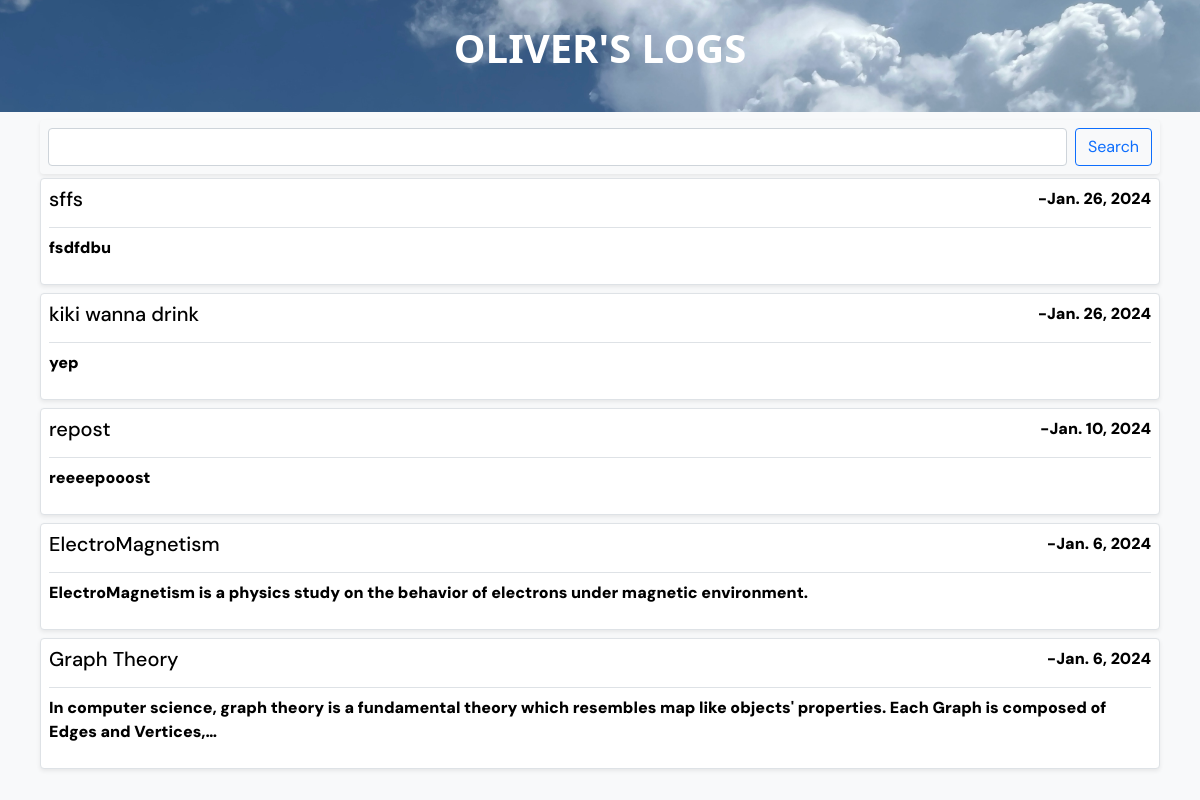
The app's page /, older data.
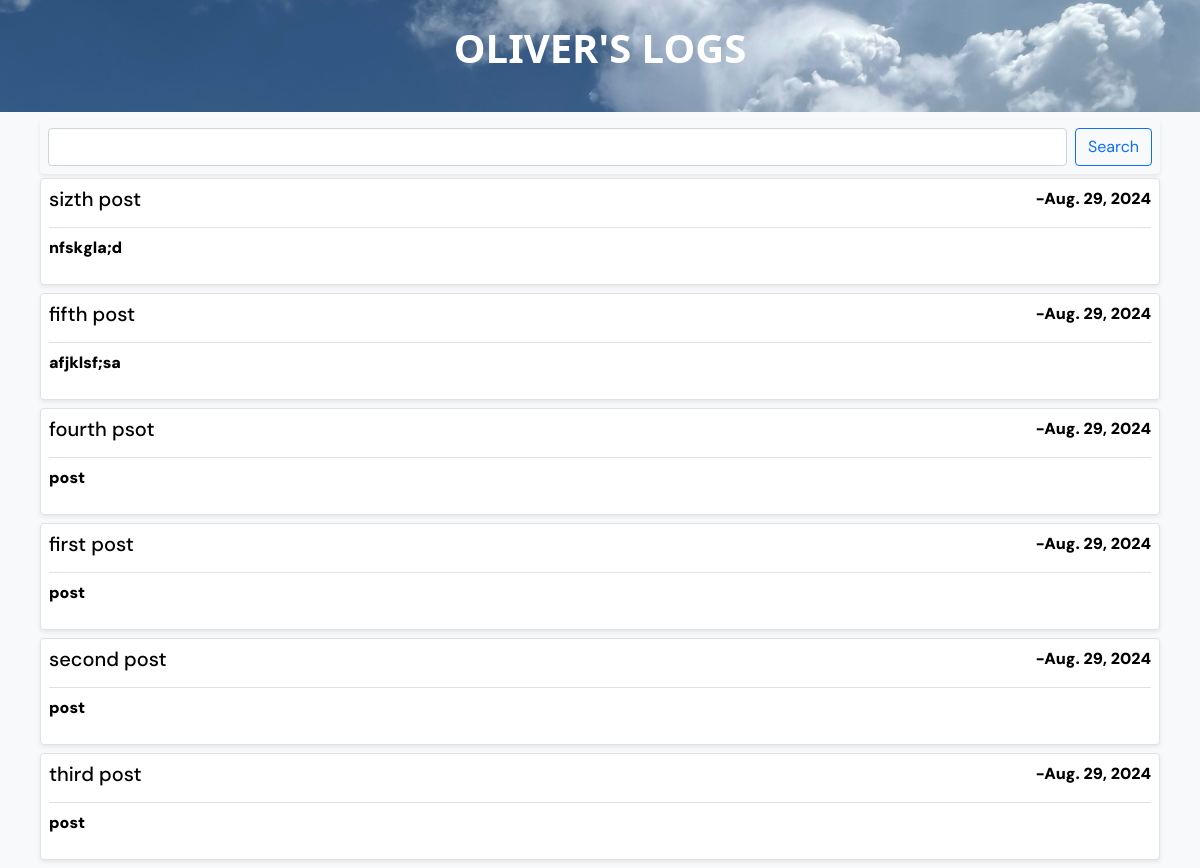
The same page, newer data.
### post/models.py (models this page shows, shortened)
class Post(models.Model):
    title = models.CharField(max_length=50)
    content = models.TextField()
    date_posted = models.DateTimeField(default=timezone.now)
    author = models.ForeignKey(User, on_delete=models.CASCADE)

### post/views.py (the view)
# urls.py: path('', post_views.PostListView.as_view(), name='posts'),
class PostListView(ListView): #temp_name = post_list.html
    model = Post
    context_object_name = 'posts'
    ordering = ['-date_posted']

### post/templates/post/post_list.html (shortened to what this page needs)
{% extends "base.html" %}
{% load static %}
{% block content %}
<div class="search mb-1">
    <form class="d-flex shadow-sm rounded p-2" method="POST" action="{% url 'post_search' %} "> {% csrf_token %}
        <input class="form-control" type="search" placeholder="" aria-label="Search" name="searched">
        <button class="btn btn-outline-primary ms-2" type="submit">Search</button>
    </form>
</div>
<div class="flex-column posts">
    {% for post in posts %}
    <a href="{%url 'post_detail' post.id%}">
        <div class="rounded border p-2 mb-2 shadow-sm bg-white post">
            <div class="d-flex">
                <p class="me-auto h5">{{ post.title }}</p>
                <p>-{{ post.date_posted|date }}</p>
            </div>
            <p class="border-top pt-2" >{{post.content|truncatechars:150}} </p>
        </div>
    </a>
    {% endfor %}
</div>
{% endblock %}

Row changes from the older to the newer data that the page shows:
removed Post: title "sffs", date_posted "Jan. 26, 2024", content "fsdfdbu"
removed Post: title "kiki wanna drink", date_posted "Jan. 26, 2024", content "yep"
removed Post: title "repost", date_posted "Jan. 10, 2024", content "reeeepooost"
removed Post: title "ElectroMagnetism", date_posted "Jan. 6, 2024", content "ElectroMagnetism is a physics study on the behavior of electrons under magnetic environment."
removed Post: title "Graph Theory", date_posted "Jan. 6, 2024", content "In computer science, graph theory is a fundamental theory which resembles map like objects' properties. Each Graph is composed of Edges and Vertices,…"
added Post: title "sizth post", date_posted "Aug. 29, 2024", content "nfskgla;d"
added Post: title "fifth post", date_posted "Aug. 29, 2024", content "afjklsf;sa"
added Post: title "fourth psot", date_posted "Aug. 29, 2024", content "post"
added Post: title "first post", date_posted "Aug. 29, 2024", content "post"
added Post: title "second post", date_posted "Aug. 29, 2024", content "post"
added Post: title "third post", date_posted "Aug. 29, 2024", content "post"
